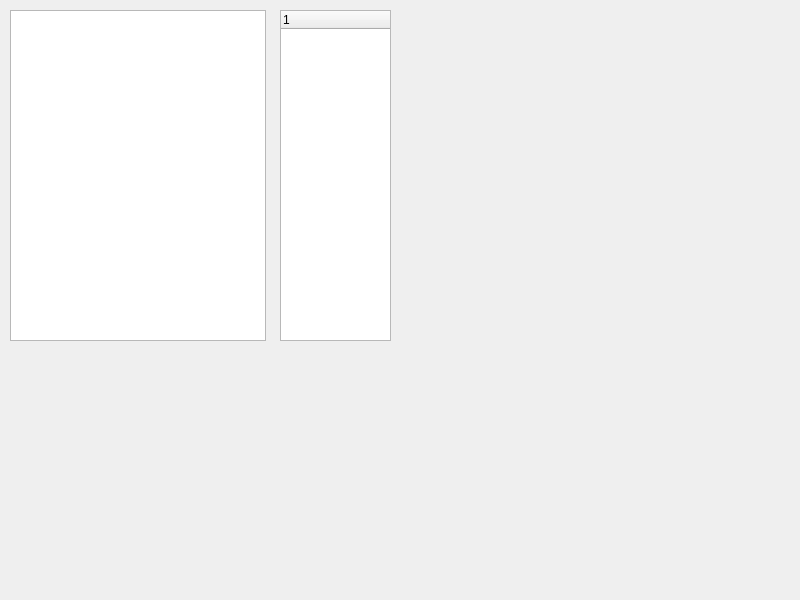
<?xml version="1.0" encoding="UTF-8"?>
<ui version="4.0">
 <class>MainWindow</class>
 <widget class="QMainWindow" name="MainWindow">
  <property name="geometry">
   <rect>
    <x>0</x>
    <y>0</y>
    <width>800</width>
    <height>600</height>
   </rect>
  </property>
  <property name="windowTitle">
   <string>MainWindow</string>
  </property>
  <widget class="QWidget" name="centralwidget">
   <widget class="QListWidget" name="listWidget">
    <property name="geometry">
     <rect>
      <x>10</x>
      <y>10</y>
      <width>256</width>
      <height>331</height>
     </rect>
    </property>
   </widget>
   <widget class="QTreeWidget" name="Browser">
    <property name="geometry">
     <rect>
      <x>280</x>
      <y>10</y>
      <width>111</width>
      <height>331</height>
     </rect>
    </property>
    <column>
     <property name="text">
      <string notr="true">1</string>
     </property>
    </column>
   </widget>
  </widget>
 </widget>
 <resources/>
 <connections/>
</ui>
